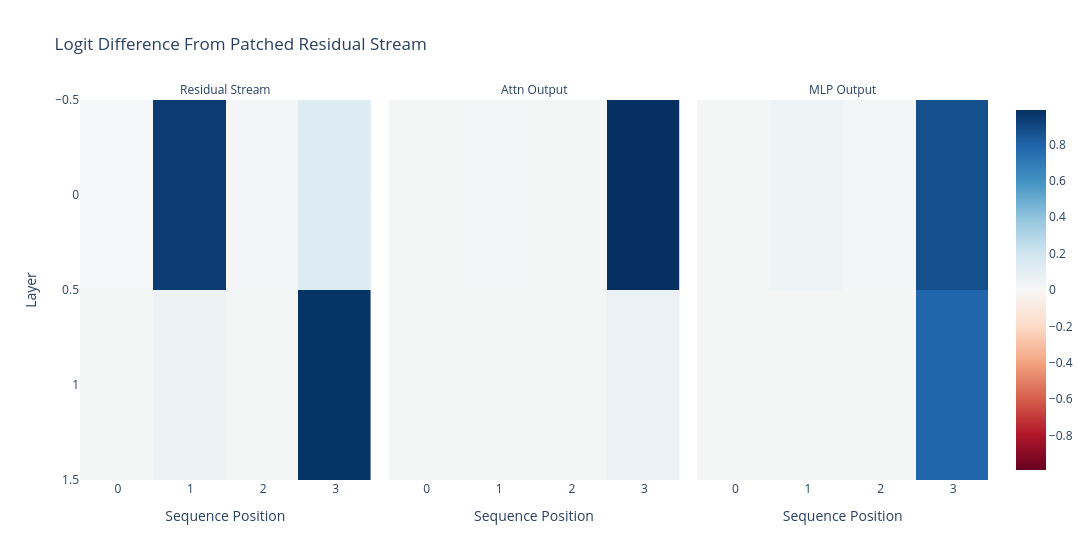

The notebook cell saved with this chart:
### Code cell
labels = [f"{tok} {i}" for i, tok in enumerate(model.to_str_tokens(clean_tokens[0]))]
imshow(
    act_patch_block_every,
    x=labels,
    facet_col=0, # This argument tells plotly which dimension to split into separate plots
    facet_labels=["Residual Stream", "Attn Output", "MLP Output"], # Subtitles of separate plots
    title="Logit Difference From Patched Residual Stream",
    labels={"x": "Sequence Position", "y": "Layer"},
    width=1200,
)

### Figure 1 — Plotly figure (JSON) as saved in the notebook; plotly's stock layout.template omitted (floating-point values rounded to 4 significant figures)
{"data": [{"coloraxis": "coloraxis", "hovertemplate": "Sequence Position: %{x}<br>Layer: %{y}<br>color: %{z}<extra></extra>", "name": "0", "type": "heatmap", "x": [" 0", " 1", " 2", " 3"], "xaxis": "x", "yaxis": "y", "z": [[0.01335, 0.9476, 0.01757, 0.1369], [0.01553, 0.05033, 0.01617, 0.9733]]}, {"coloraxis": "coloraxis", "hovertemplate": "Sequence Position: %{x}<br>Layer: %{y}<br>color: %{z}<extra></extra>", "name": "1", "type": "heatmap", "x": [" 0", " 1", " 2", " 3"], "xaxis": "x2", "yaxis": "y2", "z": [[0.01516, 0.01666, 0.01606, 0.9893], [0.01554, 0.01554, 0.01554, 0.06416]]}, {"coloraxis": "coloraxis", "hovertemplate": "Sequence Position: %{x}<br>Layer: %{y}<br>color: %{z}<extra></extra>", "name": "2", "type": "heatmap", "x": [" 0", " 1", " 2", " 3"], "xaxis": "x3", "yaxis": "y3", "z": [[0.0147, 0.04668, 0.01753, 0.873], [0.01554, 0.01554, 0.01554, 0.7943]]}], "layout": {"annotations": [{"font": {}, "showarrow": false, "text": "Residual Stream", "x": 0.16, "xanchor": "center", "xref": "paper", "y": 1, "yanchor": "bottom", "yref": "paper"}, {"font": {}, "showarrow": false, "text": "Attn Output", "x": 0.5, "xanchor": "center", "xref": "paper", "y": 1, "yanchor": "bottom", "yref": "paper"}, {"font": {}, "showarrow": false, "text": "MLP Output", "x": 0.84, "xanchor": "center", "xref": "paper", "y": 1, "yanchor": "bottom", "yref": "paper"}], "coloraxis": {"cmid": 0, "colorscale": [[0, "rgb(103,0,31)"], [0.1, "rgb(178,24,43)"], [0.2, "rgb(214,96,77)"], [0.3, "rgb(244,165,130)"], [0.4, "rgb(253,219,199)"], [0.5, "rgb(247,247,247)"], [0.6, "rgb(209,229,240)"], [0.7, "rgb(146,197,222)"], [0.8, "rgb(67,147,195)"], [0.9, "rgb(33,102,172)"], [1, "rgb(5,48,97)"]]}, "title": {"text": "Logit Difference From Patched Residual Stream"}, "width": 1200, "xaxis": {"anchor": "y", "constrain": "domain", "domain": [0, 0.32], "scaleanchor": "y", "title": {"text": "Sequence Position"}}, "xaxis2": {"anchor": "y2", "domain": [0.34, 0.66], "matches": "x", "title": {"text": "Sequence Position"}}, "xaxis3": {"anchor": "y3", "domain": [0.68, 1.0], "matches": "x", "title": {"text": "Sequence Position"}}, "yaxis": {"anchor": "x", "autorange": "reversed", "constrain": "domain", "domain": [0, 1], "title": {"text": "Layer"}}, "yaxis2": {"anchor": "x2", "domain": [0, 1], "matches": "y", "showticklabels": false}, "yaxis3": {"anchor": "x3", "domain": [0, 1], "matches": "y", "showticklabels": false}}}
